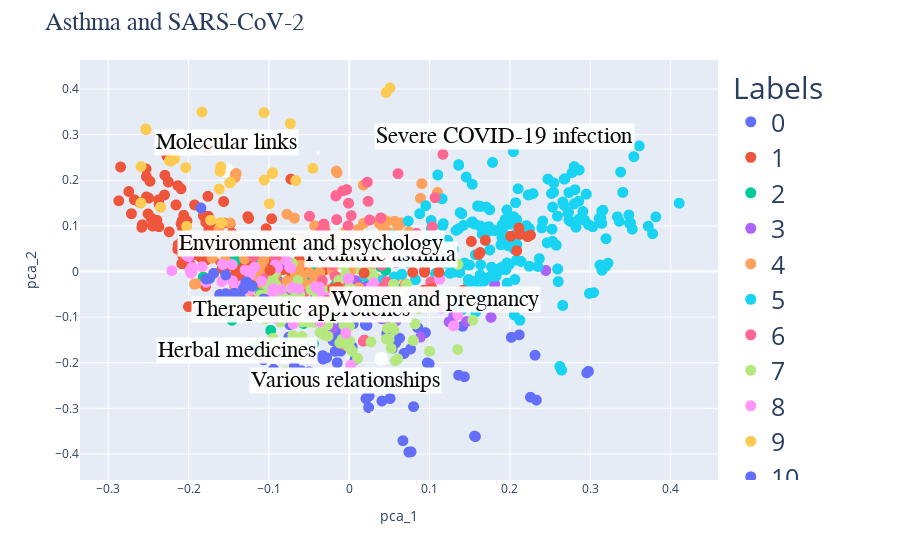

Notebook code cell kept with this figure:
### Code cell
fig_clusters_after.update_layout(
    title_text='Asthma and SARS-CoV-2',
    title_font_size = 25,
    title_font_family = "<b>Calibri<b>",
    legend=dict(
        font=dict(
            size=25)))
